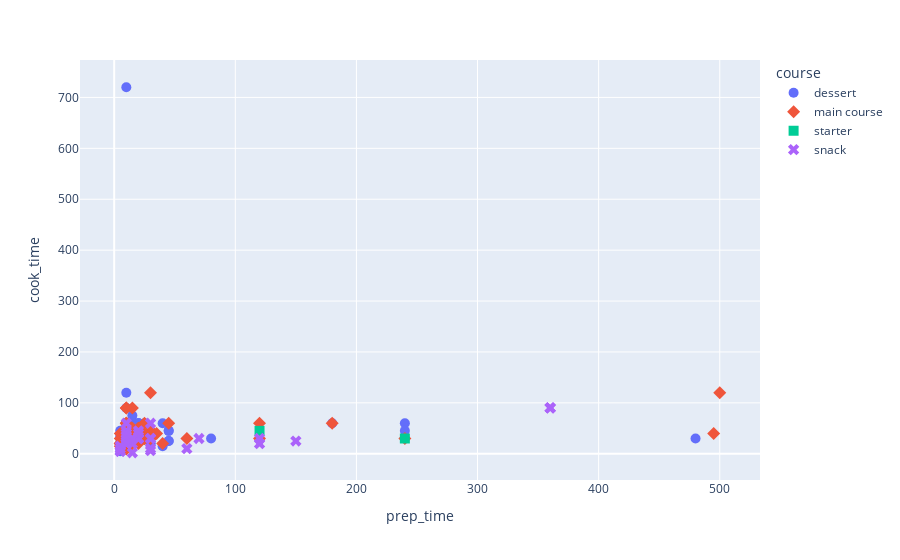

Source (notebook cell):
### Code cell
fig = px.scatter(indian_food, x="prep_time", y='cook_time', color="course", symbol="course")
fig.update_traces(marker_size=10)
fig.show()

### Figure 1 — Plotly figure (JSON) as saved in the notebook; plotly's stock layout.template omitted (floating-point values rounded to 4 significant figures; data arrays with more than 128 entries replaced by an {"elided": "..."} marker saying what was removed)
{"data": [{"hovertemplate": "course=dessert<br>prep_time=%{x}<br>cook_time=%{y}<extra></extra>", "legendgroup": "dessert", "marker": {"color": "#636efa", "size": 10, "symbol": "circle"}, "mode": "markers", "name": "dessert", "orientation": "v", "showlegend": true, "type": "scatter", "x": [45, 80, 15, 15, 15, 10, 10, 10, 20, 10, 10, 5, 20, 10, 30, 10, 10, 10, 10, null, 10, null, 10, 40, 25, 45, 20, 10, 15, 480, 45, 15, 15, 180, 10, 30, 10, 15, 5, 10, 20, 20, 10, 10, 10, 5, 10, 240, 5, 10, 10, 10, 10, 40, 10, 10, 10, 10, 10, 10, 10, 10, 15, 240, 45, 10, 10, 15, 20, 15, 10, null, 5, 10, 12, null, 10, 20, null, null, 5, 20, null, 20, null], "xaxis": "x", "y": [25, 30, 60, 30, 40, 50, 50, 20, 30, 40, 40, 5, 30, 30, 20, 45, 25, 20, 60, 60, 50, 60, 45, 60, 60, 45, 30, 120, 30, 30, 45, 35, 30, 60, 90, 20, 50, 75, 35, 20, 60, 30, 30, 30, 20, 20, 25, 60, 20, 60, 20, 20, 20, 15, 50, 35, 50, 60, 25, 15, 35, 720, 55, 45, 25, 25, 30, 30, 30, 30, 20, null, 45, 20, 40, null, 30, 60, null, null, 30, 60, null, 45, null], "yaxis": "y"}, {"hovertemplate": "course=main course<br>prep_time=%{x}<br>cook_time=%{y}<extra></extra>", "legendgroup": "main course", "marker": {"color": "#EF553B", "size": 10, "symbol": "diamond"}, "mode": "markers", "name": "main course", "orientation": "v", "showlegend": true, "type": "scatter", "x": {"elided": "129 int values"}, "xaxis": "x", "y": {"elided": "129 int values"}, "yaxis": "y"}, {"hovertemplate": "course=starter<br>prep_time=%{x}<br>cook_time=%{y}<extra></extra>", "legendgroup": "starter", "marker": {"color": "#00cc96", "size": 10, "symbol": "square"}, "mode": "markers", "name": "starter", "orientation": "v", "showlegend": true, "type": "scatter", "x": [120, 240], "xaxis": "x", "y": [45, 30], "yaxis": "y"}, {"hovertemplate": "course=snack<br>prep_time=%{x}<br>cook_time=%{y}<extra></extra>", "legendgroup": "snack", "marker": {"color": "#ab63fa", "size": 10, "symbol": "x"}, "mode": "markers", "name": "snack", "orientation": "v", "showlegend": true, "type": "scatter", "x": [20, 10, 30, 15, 5, 30, 150, 360, 120, 360, 10, 360, 5, 120, 10, 15, 10, 10, 20, 5, 30, 30, 10, null, 20, 20, 20, 10, 15, 10, 70, 10, 60, 30, null, 5, 15, null, 10], "xaxis": "x", "y": [30, 60, 60, 2, 5, 30, 25, 90, 30, 90, 45, 90, 5, 20, 20, 20, 20, 40, 30, 15, 10, 30, 20, null, 30, 40, 45, 25, 30, 40, 30, 35, 10, 6, null, 10, 30, null, 20], "yaxis": "y"}], "layout": {"legend": {"title": {"text": "course"}, "tracegroupgap": 0}, "margin": {"t": 60}, "xaxis": {"anchor": "y", "domain": [0, 1], "title": {"text": "prep_time"}}, "yaxis": {"anchor": "x", "domain": [0, 1], "title": {"text": "cook_time"}}}}
